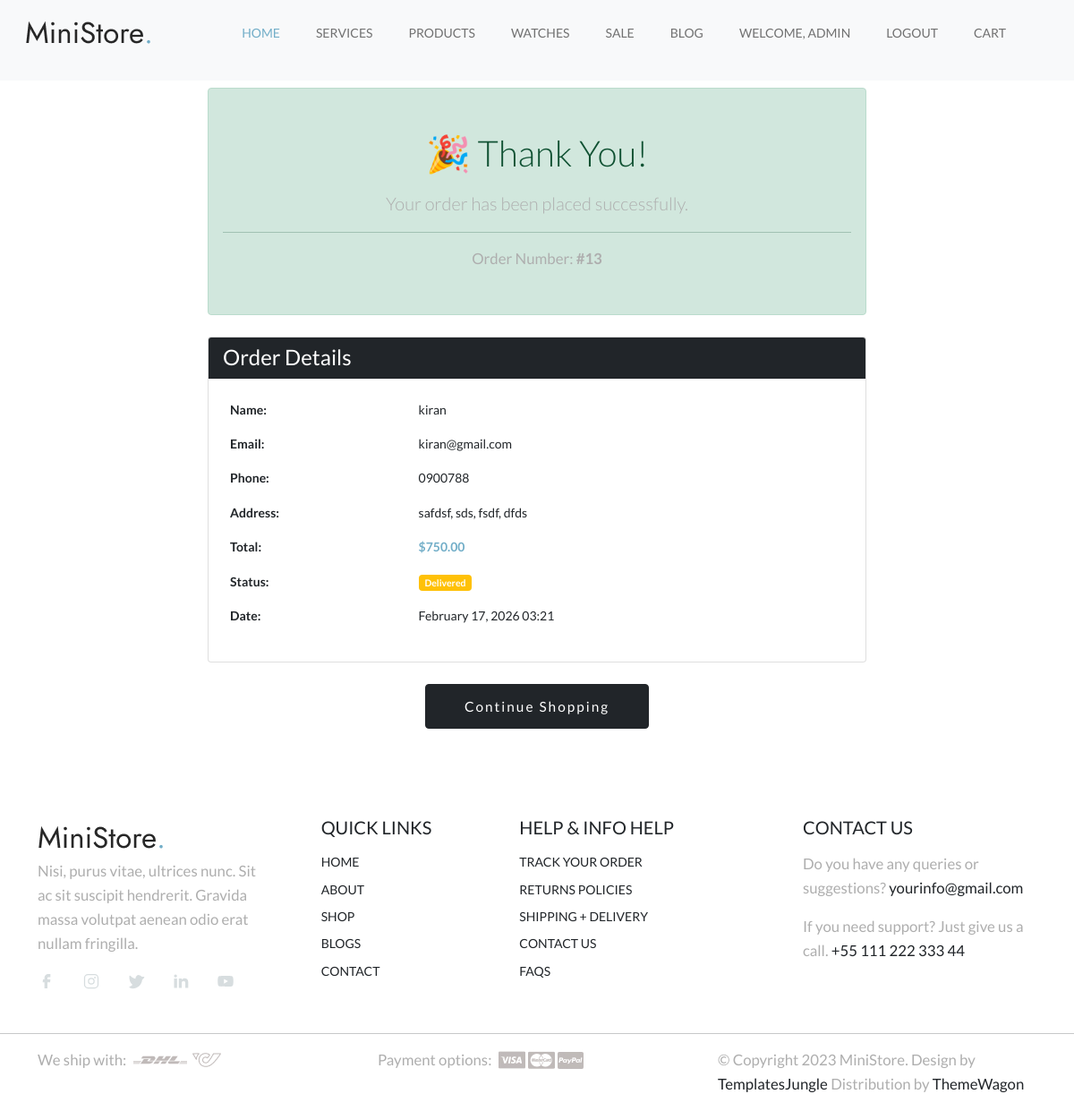
Page /order/confirmation/13/ (signed in) on the committed database.
### products/models.py (models this page shows, shortened)
class Order(models.Model):
    STATUS_CHOICES = [
        ('pending', 'Pending'),
        ('processing', 'Processing'),
        ('shipped', 'Shipped'),
        ('delivered', 'Delivered'),
        ('cancelled', 'Cancelled'),
    ]
    user = models.ForeignKey(User, on_delete=models.CASCADE)
    total_amount = models.DecimalField(max_digits=10, decimal_places=2)
    status = models.CharField(max_length=20, choices=STATUS_CHOICES, default='pending')
    created_at = models.DateTimeField(auto_now_add=True)
    full_name = models.CharField(max_length=200)
    email = models.EmailField()
    phone = models.CharField(max_length=20)
    address = models.TextField()
    city = models.CharField(max_length=100)
    postal_code = models.CharField(max_length=20)
    country = models.CharField(max_length=100)

### products/views.py (the view)
# urls.py: path('order/confirmation/<int:order_id>/', views.order_confirmation, name='order_confirmation'),
@login_required(login_url='/accounts/login/')
def order_confirmation(request, order_id):
    order = get_object_or_404(Order, id=order_id, user=request.user)
    return render(request, 'products/order_confirmation.html', {'order': order})

### products/templates/products/order_confirmation.html
{% extends "products/base.html" %}
{% load static %}
{% block content %}
<section id="confirmation" class="padding-large">
  <div class="container text-center">
    <div class="row justify-content-center">
      <div class="col-md-8">
        <div class="alert alert-success py-5">
          <h2 class="display-6 mb-3">🎉 Thank You!</h2>
          <p class="lead">Your order has been placed successfully.</p>
          <hr>
          <p class="mb-0">Order Number: <strong>#{{ order.id }}</strong></p>
        </div>
        <div class="card mt-4 text-start">
          <div class="card-header bg-dark text-white">
            <h4 class="mb-0">Order Details</h4>
          </div>
          <div class="card-body">
            <table class="table table-borderless">
              <tr>
                <td width="30%"><strong>Name:</strong></td>
                <td>{{ order.full_name }}</td>
              </tr>
              <tr>
                <td><strong>Email:</strong></td>
                <td>{{ order.email }}</td>
              </tr>
              <tr>
                <td><strong>Phone:</strong></td>
                <td>{{ order.phone }}</td>
              </tr>
              <tr>
                <td><strong>Address:</strong></td>
                <td>{{ order.address }}, {{ order.city }}, {{ order.postal_code }}, {{ order.country }}</td>
              </tr>
              <tr>
                <td><strong>Total:</strong></td>
                <td class="text-primary"><strong>${{ order.total_amount }}</strong></td>
              </tr>
              <tr>
                <td><strong>Status:</strong></td>
                <td><span class="badge bg-warning">{{ order.get_status_display }}</span></td>
              </tr>
              <tr>
                <td><strong>Date:</strong></td>
                <td>{{ order.created_at|date:"F d, Y H:i" }}</td>
              </tr>
            </table>
          </div>
        </div>
        <div class="mt-4">
          <a href="{% url 'home' %}" class="btn btn-medium btn-dark">Continue Shopping</a>
        </div>
      </div>
    </div>
  </div>
</section>
{% endblock %}

### products/templates/products/base.html (shortened to what this page needs)
{% load static %}
<!DOCTYPE html>
<html>
  <head>
    <link rel="stylesheet" href="{% static 'products/css/bootstrap.min.css' %}">
    <link rel="stylesheet" href="{% static 'products/css/style.css' %}">
    <link rel="stylesheet" href="https://cdn.jsdelivr.net/npm/swiper@9/swiper-bundle.min.css " />
  </head>
  <body data-bs-spy="scroll" data-bs-target="#navbar" data-bs-root-margin="0px 0px -40%" data-bs-smooth-scroll="true" tabindex="0">
    <header id="header" class="site-header header-scrolled position-fixed text-black bg-light">
      <nav id="header-nav" class="navbar navbar-expand-lg px-3 mb-3">
        <div class="container-fluid">
          <a class="navbar-brand" href="/">
            <img src="{% static 'products/images/main-logo.png' %}" class="logo">
          </a>
          <div class="offcanvas offcanvas-end" tabindex="-1" id="bdNavbar" aria-labelledby="bdNavbarOffcanvasLabel">
            <div class="offcanvas-body">
              <ul id="navbar" class="navbar-nav text-uppercase justify-content-end align-items-center flex-grow-1 pe-3">
                <li class="nav-item">
                  <a class="nav-link me-4 active" href="{% url 'home' %}">Home</a>
                </li>
                <li class="nav-item">
                  <a class="nav-link me-4" href="#company-services">Services</a>
                </li>
                <li class="nav-item">
                  <a class="nav-link me-4" href="#mobile-products">Products</a>
                </li>
                <li class="nav-item">
                  <a class="nav-link me-4" href="#smart-watches">Watches</a>
                </li>
                <li class="nav-item">
                  <a class="nav-link me-4" href="#yearly-sale">Sale</a>
                </li>
                <li class="nav-item">
                  <a class="nav-link me-4" href="#latest-blog">Blog</a>
                </li>
                <li class="nav-item">
                 {% if user.is_authenticated %}
  <li class="nav-item">
    <a class="nav-link me-4" href="#">Welcome, {{ user.username }}</a>
  </li>
  <li class="nav-item">
    <a class="nav-link me-4" href="{% url 'logout' %}">Logout</a>
  </li>
{% endif %}
                <li class="nav-item">
                  <a class="nav-link me-4" href="{% url 'cart' %}">Cart</a>
                </li>
              </ul>
            </div>
          </div>
        </div>
      </nav>
    </header>
{% block content %}{% endblock %}
    <footer id="footer" class="overflow-hidden">
      <div class="container">
        <div class="row">
          <div class="footer-top-area">
            <div class="row d-flex flex-wrap justify-content-between">
              <div class="col-lg-3 col-sm-6 pb-3">
                <div class="footer-menu">
                  <img src="{% static 'products/images/main-logo.png' %}" alt="logo">
                  <p>Nisi, purus vitae, ultrices nunc. Sit ac sit suscipit hendrerit. Gravida massa volutpat aenean odio erat nullam fringilla.</p>
                  <div class="social-links">
                    <ul class="d-flex list-unstyled">
                      <li>
                        <a href="#">
                          <svg class="facebook">
                            <use xlink:href="#facebook" />
                          </svg>
                        </a>
                      </li>
                      <li>
                        <a href="#">
                          <svg class="instagram">
                            <use xlink:href="#instagram" />
                          </svg>
                        </a>
                      </li>
                      <li>
                        <a href="#">
                          <svg class="twitter">
                            <use xlink:href="#twitter" />
                          </svg>
                        </a>
                      </li>
                      <li>
                        <a href="#">
                          <svg class="linkedin">
                            <use xlink:href="#linkedin" />
                          </svg>
                        </a>
                      </li>
                      <li>
                        <a href="#">
                          <svg class="youtube">
                            <use xlink:href="#youtube" />
                          </svg>
                        </a>
                      </li>
                    </ul>
                  </div>
                </div>
              </div>
              <div class="col-lg-2 col-sm-6 pb-3">
                <div class="footer-menu text-uppercase">
                  <h5 class="widget-title pb-2">Quick Links</h5>
                  <ul class="menu-list list-unstyled text-uppercase">
                    <li class="menu-item pb-2">
                      <a href="#">Home</a>
                    </li>
                    <li class="menu-item pb-2">
                      <a href="#">About</a>
                    </li>
                    <li class="menu-item pb-2">
                      <a href="#">Shop</a>
                    </li>
                    <li class="menu-item pb-2">
                      <a href="#">Blogs</a>
                    </li>
                    <li class="menu-item pb-2">
                      <a href="#">Contact</a>
                    </li>
                  </ul>
                </div>
              </div>
              <div class="col-lg-3 col-sm-6 pb-3">
                <div class="footer-menu text-uppercase">
                  <h5 class="widget-title pb-2">Help & Info Help</h5>
                  <ul class="menu-list list-unstyled">
                    <li class="menu-item pb-2">
                      <a href="#">Track Your Order</a>
                    </li>
                    <li class="menu-item pb-2">
                      <a href="#">Returns Policies</a>
                    </li>
                    <li class="menu-item pb-2">
                      <a href="#">Shipping + Delivery</a>
                    </li>
                    <li class="menu-item pb-2">
                      <a href="#">Contact Us</a>
                    </li>
                    <li class="menu-item pb-2">
                      <a href="#">Faqs</a>
                    </li>
                  </ul>
                </div>
              </div>
              <div class="col-lg-3 col-sm-6 pb-3">
                <div class="footer-menu contact-item">
                  <h5 class="widget-title text-uppercase pb-2">Contact Us</h5>
                  <p>Do you have any queries or suggestions? <a href="mailto:">yourinfo@gmail.com</a>
                  </p>
                  <p>If you need support? Just give us a call. <a href="">+55 111 222 333 44</a>
                  </p>
                </div>
              </div>
            </div>
          </div>
        </div>
      </div>
      <hr>
    </footer>
    <div id="footer-bottom">
      <div class="container">
        <div class="row d-flex flex-wrap justify-content-between">
          <div class="col-md-4 col-sm-6">
            <div class="Shipping d-flex">
              <p>We ship with:</p>
              <div class="card-wrap ps-2">
                <img src="{% static 'products/images/dhl.png' %}" alt="visa">
                <img src="{% static 'products/images/shippingcard.png' %}" alt="mastercard">
              </div>
            </div>
          </div>
          <div class="col-md-4 col-sm-6">
            <div class="payment-method d-flex">
              <p>Payment options:</p>
              <div class="card-wrap ps-2">
                <img src="{% static 'products/images/visa.jpg' %}" alt="visa">
                <img src="{% static 'products/images/mastercard.jpg' %}" alt="mastercard">
                <img src="{% static 'products/images/paypal.jpg' %}" alt="paypal">
              </div>
            </div>
          </div>
          <div class="col-md-4 col-sm-6">
            <div class="copyright">
              <p>© Copyright 2023 MiniStore. Design by <a href="https://templatesjungle.com/ ">TemplatesJungle</a> Distribution by <a href="https://themewagon.com ">ThemeWagon</a>
              </p>
            </div>
          </div>
        </div>
      </div>
    </div>
  </body>

### products/static/products/css/style.css (style rules this page uses)
:root { --accent-color: #717171; --white-color: #fff; --black-color: #000; --gray-color: #F3F3F3; --gray-color-300: #D8D8D8; --gray-color-500: #AEAEAE; --gray-color-800: #3A3A3A; --light-gray-color: #D7DDDF; --primary-color: #72AEC8; --bs-primary-rgb: 114,174,200; --light-color: #f8f9fa; --dark-color: #212529; --light-blue-color: #EDF1F3; --navbar-color-color: #131814; --swiper-theme-color: #4A4A4A; --swiper-pagination-color: #4A4A4A; }
:root { --body-font : "Lato", sans-serif; --heading-font : "Jost", sans-serif; }
*, *::before, *::after { -webkit-box-sizing: border-box; -moz-box-sizing: border-box; box-sizing: border-box; }
html { box-sizing: border-box; }
body { font-family: var(--body-font); font-size: 14px; font-weight: 500; line-height: 1.6; margin: 0; }
p { font-size: 1.2em; color: var(--gray-color-500); }
a { color: var(--dark-color); text-decoration: none; transition: 0.3s color ease-out; }
.bg-dark { background: var(--dark-color); }
.bg-light { background: var(--light-color); }
.padding-large { padding-top: 7em; padding-bottom: 7em; }
.btn.btn-medium { padding: 0.8em 2.8em; font-size: 1.1em; letter-spacing: 2px; }
.site-header { position: fixed; width: 100%; z-index: 10; transition: background 0.3s ease-out; }
.navbar-nav .nav-item a.nav-link { color: var(--accent-color); }
.navbar-nav .nav-item a.nav-link.active, .navbar-nav .nav-item a.nav-link:focus, .navbar-nav .nav-item a.nav-link:hover { color: var(--primary-color); }
#header-nav .offcanvas-end { width: 500px; }
.social-links svg { width: 20px; height: 20px; color: var(--light-gray-color); }
.social-links li { padding-right: 30px; }

### rows in the picture
Order: id "13", full_name "kiran", email "kiran@gmail.com", phone "0900788", address "safdsf", city "sds", postal_code "fsdf", country "dfds", total_amount "750.00", status "Delivered", created_at "February 17, 2026 03:21"

### other values in the picture
{{ user.username }} "ADMIN"
